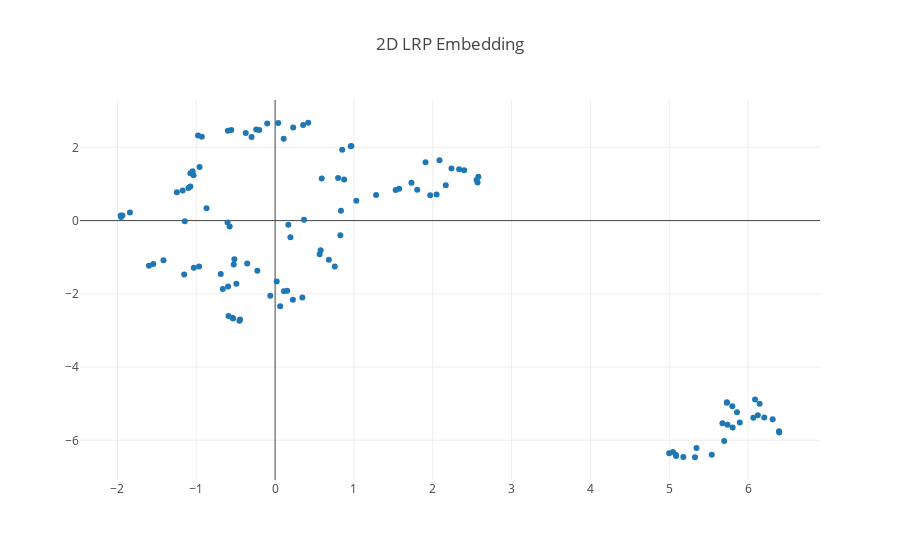

The code cell stored with this chart in its notebook:
### Code cell
import umap
from matplotlib import pyplot as plt

reducer = umap.UMAP(random_state=42,
                    n_components = 2,
                    n_neighbors=7,
                    min_dist=0)
embedding = reducer.fit_transform(s_lrp_data)

emb2d = go.Scatter(
    x=embedding[:,0],
    y=embedding[:,1],
    mode="markers"
)

layout = go.Layout(
    title= "2D LRP Embedding"
)

data=[emb2d]

fig = go.Figure(data=data, layout=layout)
iplot(fig)
